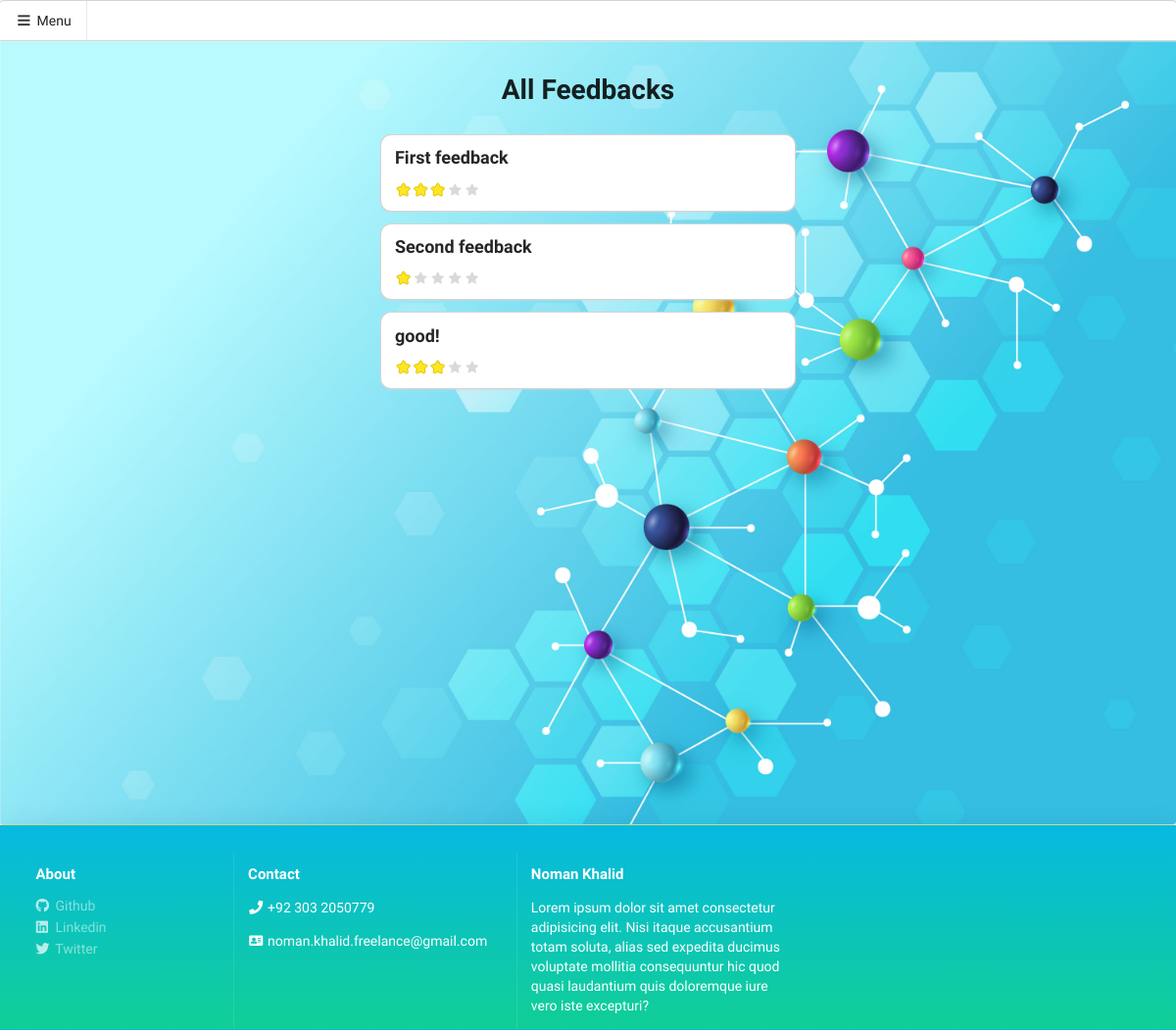
/feedbacks (signed in), run on the app's committed database.
### app.py (models this page shows, shortened)
class Feedback(db.Model):
    id = db.Column("id",db.Integer, primary_key=True)
    content = db.Column("content",db.Text)
    rating = db.Column("rating",db.Integer)
    user_id = db.Column(db.Integer, db.ForeignKey('user.id'))
    student_id = db.Column(db.Integer, db.ForeignKey('student.id'))

### app.py (the view)
@app.route('/feedbacks')
def feedbacks():
  feedbacks = Feedback.query.all()
  return render_template('feedback/index.html', feedbacks=feedbacks )

### templates/feedback/index.html (shortened to what this page needs)
{% extends 'layout.html' %}  {% block content %}
<div class="row">
  <div class="ui eight wide column center aligned">
    <h1 class="ui">All Feedbacks</h1>
  </div>
</div>
<div class="row">
  <div class="ui six wide column">
    {%for feedback in feedbacks%}
    <div class="ui card">
      <div class="content">
        <div class="ui header aligned">
          {{ feedback.content }}
        </div>
        <div class="description">
          <div
            class="ui star rating"
            data-rating="{{ feedback.rating }}"
            data-max-rating="5"
          ></div>
        </div>
      </div>
    </div>
    {%endfor%}
  </div>
</div>
{% endblock %}

### static/css/style.css (style rules this page uses)
.ui { font-family: "Balsamiq Sans", cursive !important; }
.ui.card { width: 100% !important; border-radius: 10px !important; }

### data on the page
Feedback: content "First feedback"
Feedback: content "Second feedback"
Feedback: content "good!"
